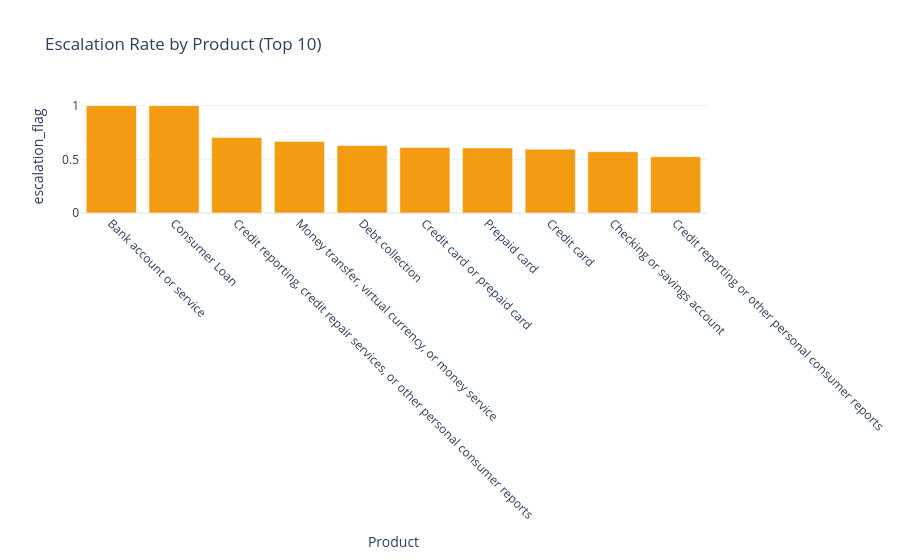

Notebook cell for this chart:
### Code cell
# Plot g: Escalation by Product top 10
esc_prod = df.groupby('Product')['escalation_flag'].mean().sort_values(ascending=False).head(10).reset_index()
fig = px.bar(esc_prod, x='Product', y='escalation_flag', color_discrete_sequence=[WARNING],
             template=TEMPLATE, title='Escalation Rate by Product (Top 10)')
fig.update_xaxes(tickangle=45)
fig.show()

### Figure 1 — Plotly figure (JSON) as saved in the notebook; plotly's stock layout.template omitted (floating-point values rounded to 4 significant figures)
{"data": [{"hovertemplate": "Product=%{x}<br>escalation_flag=%{y}<extra></extra>", "legendgroup": "", "marker": {"color": "#F39C12", "pattern": {"shape": ""}}, "name": "", "orientation": "v", "showlegend": false, "textposition": "auto", "type": "bar", "x": ["Bank account or service", "Consumer Loan", "Credit reporting, credit repair services, or other personal consumer reports", "Money transfer, virtual currency, or money service", "Debt collection", "Credit card or prepaid card", "Prepaid card", "Credit card", "Checking or savings account", "Credit reporting or other personal consumer reports"], "xaxis": "x", "y": [1.0, 1.0, 0.7027, 0.6667, 0.6286, 0.6096, 0.6061, 0.5948, 0.5714, 0.525], "yaxis": "y"}], "layout": {"barmode": "relative", "legend": {"tracegroupgap": 0}, "title": {"text": "Escalation Rate by Product (Top 10)"}, "xaxis": {"anchor": "y", "domain": [0.0, 1.0], "tickangle": 45, "title": {"text": "Product"}}, "yaxis": {"anchor": "x", "domain": [0.0, 1.0], "title": {"text": "escalation_flag"}}}}
